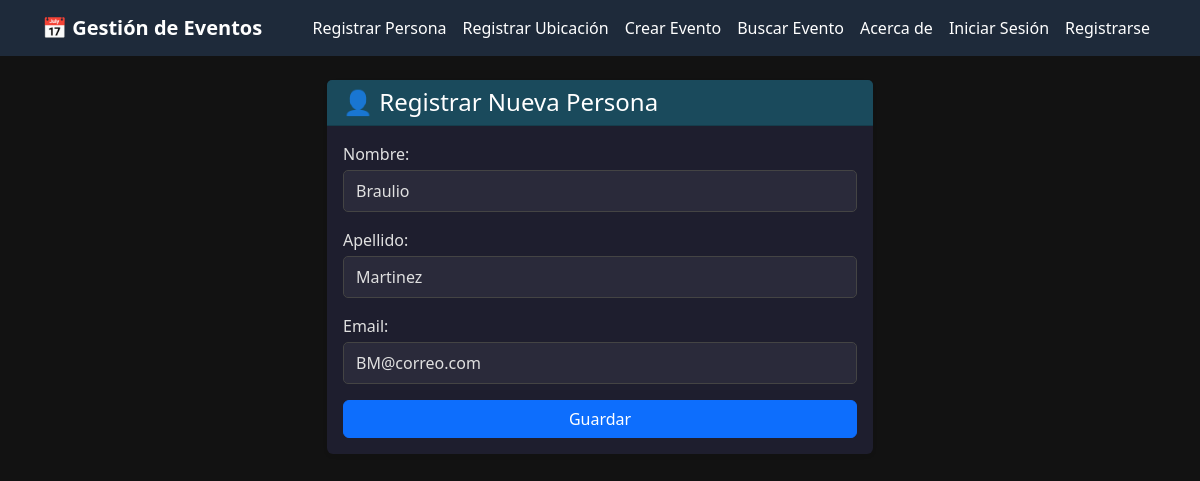
The app's page /personas/editar/1/, older data.
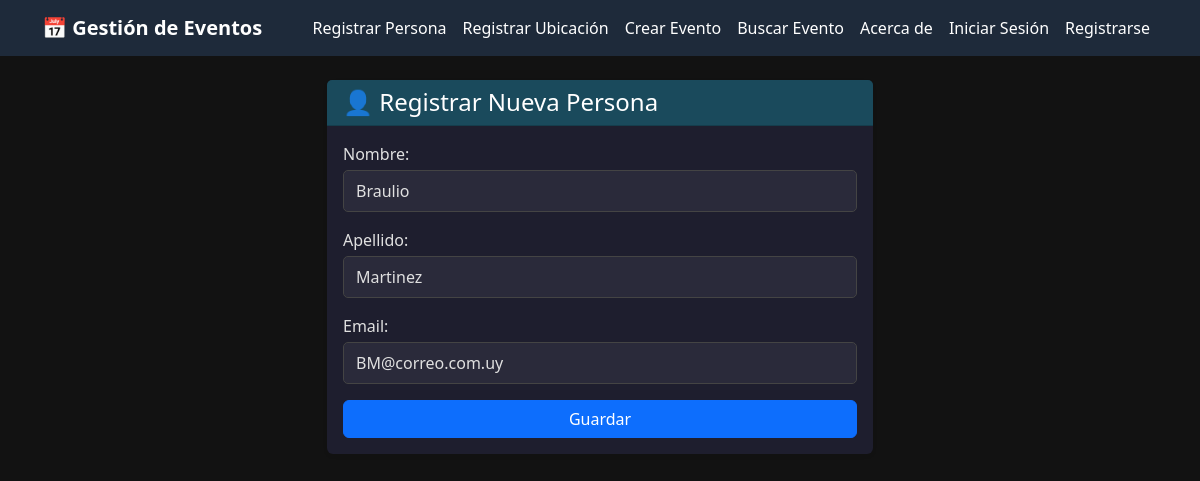
The same page, newer data.
### eventos/models.py (models this page shows, shortened)
class Persona(models.Model):
    nombre = models.CharField(max_length=45)
    apellido = models.CharField(max_length=45)
    email = models.EmailField(max_length=60)
    class Meta:
        verbose_name = 'Persona'
        verbose_name_plural = 'Personas'

### eventos/views.py (the view)
# urls.py: path('personas/editar/<int:pk>/', views.editar_persona, name='editar_persona'),
def editar_persona(request, pk):
    persona = Persona.objects.get(id=pk)
    if request.method == 'POST':
        form = PersonaForm(request.POST, instance=persona)
        if form.is_valid():
            form.save()
            return redirect('listar_personas')
    else:
        form = PersonaForm(instance=persona)
    return render(request, 'form_persona.html', {'form': form})

### eventos/forms.py
class PersonaForm(forms.ModelForm):
    class Meta:
        model = Persona
        fields = '__all__'
        widgets = {
            'nombre': forms.TextInput(attrs={'class': 'form-control',}),
            'apellido': forms.TextInput(attrs={'class': 'form-control',}),
            'email': forms.EmailInput(attrs={'class': 'form-control',}),
        }

### templates/form_persona.html (shortened to what this page needs)
{% extends 'base.html' %}
{% block contenido %}
<div class="row justify-content-center">
    <div class="col-md-6">
        <div class="card shadow-sm">
            <div class="card-header bg-personas text-white">
                <h4 class="mb-0">👤 Registrar Nueva Persona</h4>
            </div>
            <div class="card-body">
                <form method="POST">
                    {{ form.as_p }}
                    <button type="submit" class="btn btn-primary w-100">Guardar</button>
                </form>
            </div>
        </div>
    </div>
</div>
{% endblock %}

Row changes from the older to the newer data that the page shows:
changed Persona "Braulio": email "BM@correo.com" → "BM@correo.com.uy"
